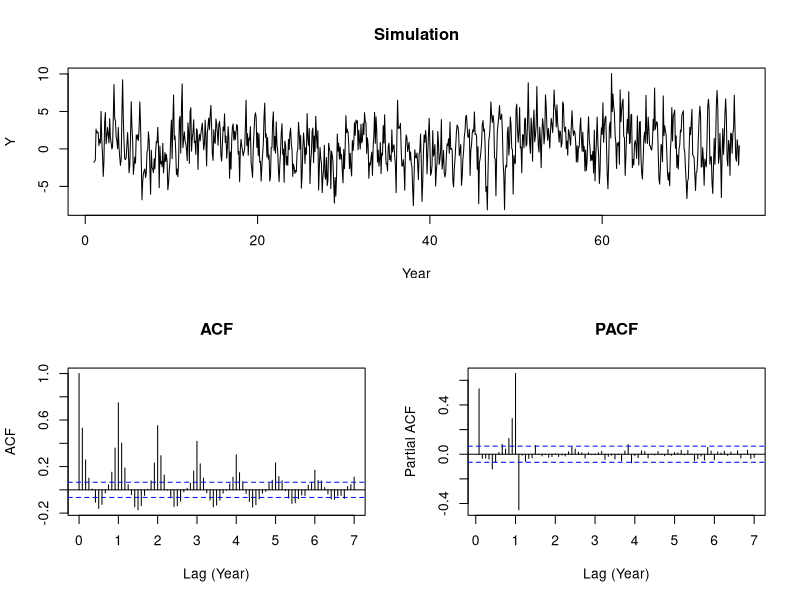

This chart was generated by the following R code:
library(forecast)

arima_season_simulate = function(p, d, q, P, D, Q, 
                                 Period, years, 
                                 input) {
  set.seed(123)
  
  n <- 12 * years
  values = ts(rnorm(n),freq=Period)
  
  
  model <- Arima(values, order=c(p,d,q), seasonal=c(P,D,Q), fixed=input)
  print(model)
  Y <- simulate(model, nsim=n)
  Y = ts(Y, freq=12)
  print(Y)
  layout(matrix(c(1, 1, 2, 3), 2, 2, byrow = TRUE))
  
  max_value = max(max(abs(Y)), max(abs(values)))
  
  ts.plot(Y, main="Simulation", xlab="Year")
  acf(Y,main="ACF", lag.max = Period * 7, xlab="Lag (Year)")
  pacf(Y,main="PACF", lag.max = Period * 7, xlab="Lag (Year)")
  dev.off()
}

arima_season_simulate(1, 0, 0, 
                      1, 0, 0, 
                      12, 75,
                      c(.6, .8, NA))

png("arima_1_0_0_x_1_0_0.png", width=18, height=10, units="cm", res=200)
